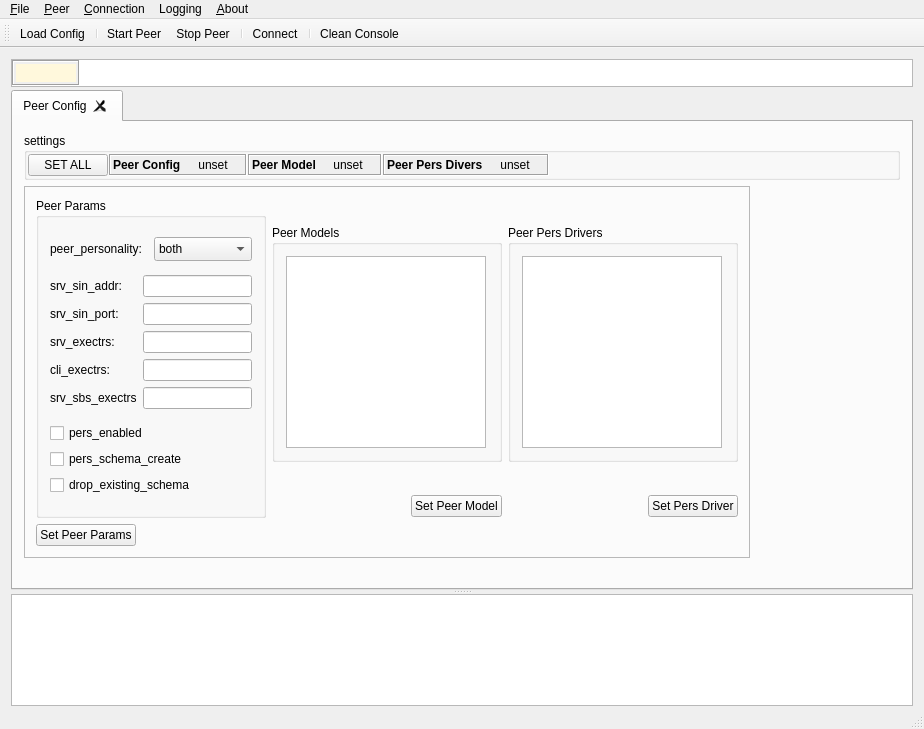
<?xml version="1.0" encoding="UTF-8"?>
<ui version="4.0">
 <class>vlg_toolkit_MainWindow</class>
 <widget class="QMainWindow" name="vlg_toolkit_MainWindow">
  <property name="geometry">
   <rect>
    <x>0</x>
    <y>0</y>
    <width>924</width>
    <height>729</height>
   </rect>
  </property>
  <property name="sizePolicy">
   <sizepolicy hsizetype="Expanding" vsizetype="Preferred">
    <horstretch>0</horstretch>
    <verstretch>0</verstretch>
   </sizepolicy>
  </property>
  <property name="windowTitle">
   <string>vlg_TOOLKIT</string>
  </property>
  <property name="windowIcon">
   <iconset resource="tkt_prj_res.qrc">
    <normaloff>:/icon/icons/settings.png</normaloff>:/icon/icons/settings.png</iconset>
  </property>
  <property name="iconSize">
   <size>
    <width>32</width>
    <height>32</height>
   </size>
  </property>
  <widget class="QWidget" name="centralWidget">
   <layout class="QVBoxLayout" name="verticalLayout_2">
    <property name="spacing">
     <number>3</number>
    </property>
    <property name="bottomMargin">
     <number>1</number>
    </property>
    <item>
     <widget class="QFrame" name="frame_2">
      <property name="frameShape">
       <enum>QFrame::StyledPanel</enum>
      </property>
      <property name="frameShadow">
       <enum>QFrame::Raised</enum>
      </property>
      <property name="lineWidth">
       <number>0</number>
      </property>
      <layout class="QHBoxLayout" name="horizontalLayout_9">
       <property name="spacing">
        <number>0</number>
       </property>
       <property name="leftMargin">
        <number>0</number>
       </property>
       <property name="topMargin">
        <number>0</number>
       </property>
       <property name="rightMargin">
        <number>0</number>
       </property>
       <property name="bottomMargin">
        <number>0</number>
       </property>
       <item>
        <widget class="QFrame" name="peer_Status">
         <property name="sizePolicy">
          <sizepolicy hsizetype="Fixed" vsizetype="Fixed">
           <horstretch>0</horstretch>
           <verstretch>0</verstretch>
          </sizepolicy>
         </property>
         <property name="autoFillBackground">
          <bool>true</bool>
         </property>
         <property name="frameShape">
          <enum>QFrame::Box</enum>
         </property>
         <property name="frameShadow">
          <enum>QFrame::Sunken</enum>
         </property>
         <layout class="QHBoxLayout" name="horizontalLayout">
          <property name="spacing">
           <number>2</number>
          </property>
          <property name="leftMargin">
           <number>2</number>
          </property>
          <property name="topMargin">
           <number>2</number>
          </property>
          <property name="rightMargin">
           <number>2</number>
          </property>
          <property name="bottomMargin">
           <number>2</number>
          </property>
          <item>
           <widget class="QLabel" name="peer_status_label_display">
            <property name="sizePolicy">
             <sizepolicy hsizetype="Fixed" vsizetype="Fixed">
              <horstretch>0</horstretch>
              <verstretch>0</verstretch>
             </sizepolicy>
            </property>
            <property name="minimumSize">
             <size>
              <width>60</width>
              <height>0</height>
             </size>
            </property>
            <property name="font">
             <font>
              <pointsize>12</pointsize>
              <weight>50</weight>
              <bold>false</bold>
             </font>
            </property>
            <property name="styleSheet">
             <string notr="true">background-color  : Cornsilk ; color : black;</string>
            </property>
            <property name="lineWidth">
             <number>0</number>
            </property>
            <property name="text">
             <string/>
            </property>
            <property name="alignment">
             <set>Qt::AlignCenter</set>
            </property>
            <property name="margin">
             <number>0</number>
            </property>
           </widget>
          </item>
         </layout>
        </widget>
       </item>
       <item>
        <widget class="QLabel" name="main_info_label">
         <property name="styleSheet">
          <string notr="true">background-color  : White  ; color : black;</string>
         </property>
         <property name="text">
          <string/>
         </property>
        </widget>
       </item>
      </layout>
     </widget>
    </item>
    <item>
     <widget class="QSplitter" name="splitter">
      <property name="orientation">
       <enum>Qt::Vertical</enum>
      </property>
      <widget class="QTabWidget" name="peer_Tab">
       <property name="minimumSize">
        <size>
         <width>0</width>
         <height>500</height>
        </size>
       </property>
       <property name="currentIndex">
        <number>0</number>
       </property>
       <property name="tabsClosable">
        <bool>true</bool>
       </property>
       <widget class="QWidget" name="peer_config">
        <attribute name="icon">
         <iconset resource="tkt_prj_res.qrc">
          <normaloff>:/icon/icons/gear-b.png</normaloff>:/icon/icons/gear-b.png</iconset>
        </attribute>
        <attribute name="title">
         <string>Peer Config</string>
        </attribute>
        <layout class="QVBoxLayout" name="verticalLayout_6">
         <item>
          <widget class="QGroupBox" name="groupBox_4">
           <property name="font">
            <font>
             <kerning>true</kerning>
            </font>
           </property>
           <property name="title">
            <string>settings</string>
           </property>
           <layout class="QHBoxLayout" name="horizontalLayout_11">
            <property name="spacing">
             <number>1</number>
            </property>
            <property name="leftMargin">
             <number>1</number>
            </property>
            <property name="topMargin">
             <number>1</number>
            </property>
            <property name="rightMargin">
             <number>1</number>
            </property>
            <property name="bottomMargin">
             <number>1</number>
            </property>
            <item>
             <widget class="QPushButton" name="set_peer_cfg_all_button">
              <property name="styleSheet">
               <string notr="true"/>
              </property>
              <property name="text">
               <string>SET ALL</string>
              </property>
              <property name="icon">
               <iconset>
                <normaloff>:/icon/icons/checkmark-circled.png</normaloff>:/icon/icons/checkmark-circled.png</iconset>
              </property>
             </widget>
            </item>
            <item>
             <widget class="QFrame" name="peer_Status_4">
              <property name="sizePolicy">
               <sizepolicy hsizetype="Fixed" vsizetype="Fixed">
                <horstretch>0</horstretch>
                <verstretch>0</verstretch>
               </sizepolicy>
              </property>
              <property name="autoFillBackground">
               <bool>true</bool>
              </property>
              <property name="frameShape">
               <enum>QFrame::Box</enum>
              </property>
              <property name="frameShadow">
               <enum>QFrame::Sunken</enum>
              </property>
              <layout class="QHBoxLayout" name="horizontalLayout_8">
               <property name="spacing">
                <number>2</number>
               </property>
               <property name="leftMargin">
                <number>2</number>
               </property>
               <property name="topMargin">
                <number>2</number>
               </property>
               <property name="rightMargin">
                <number>2</number>
               </property>
               <property name="bottomMargin">
                <number>2</number>
               </property>
               <item>
                <widget class="QLabel" name="peer_status_label_4">
                 <property name="sizePolicy">
                  <sizepolicy hsizetype="Preferred" vsizetype="Preferred">
                   <horstretch>0</horstretch>
                   <verstretch>0</verstretch>
                  </sizepolicy>
                 </property>
                 <property name="minimumSize">
                  <size>
                   <width>0</width>
                   <height>0</height>
                  </size>
                 </property>
                 <property name="font">
                  <font>
                   <weight>75</weight>
                   <bold>true</bold>
                  </font>
                 </property>
                 <property name="text">
                  <string>Peer Config</string>
                 </property>
                </widget>
               </item>
               <item>
                <widget class="QLabel" name="peer_cfg_status_label">
                 <property name="sizePolicy">
                  <sizepolicy hsizetype="Fixed" vsizetype="Fixed">
                   <horstretch>0</horstretch>
                   <verstretch>0</verstretch>
                  </sizepolicy>
                 </property>
                 <property name="minimumSize">
                  <size>
                   <width>60</width>
                   <height>0</height>
                  </size>
                 </property>
                 <property name="styleSheet">
                  <string notr="true">background-color : light grey; color : black;</string>
                 </property>
                 <property name="text">
                  <string>unset</string>
                 </property>
                 <property name="alignment">
                  <set>Qt::AlignCenter</set>
                 </property>
                 <property name="margin">
                  <number>0</number>
                 </property>
                </widget>
               </item>
              </layout>
             </widget>
            </item>
            <item>
             <widget class="QFrame" name="peer_Status_3">
              <property name="sizePolicy">
               <sizepolicy hsizetype="Fixed" vsizetype="Fixed">
                <horstretch>0</horstretch>
                <verstretch>0</verstretch>
               </sizepolicy>
              </property>
              <property name="autoFillBackground">
               <bool>true</bool>
              </property>
              <property name="frameShape">
               <enum>QFrame::Box</enum>
              </property>
              <property name="frameShadow">
               <enum>QFrame::Sunken</enum>
              </property>
              <layout class="QHBoxLayout" name="horizontalLayout_7">
               <property name="spacing">
                <number>2</number>
               </property>
               <property name="leftMargin">
                <number>2</number>
               </property>
               <property name="topMargin">
                <number>2</number>
               </property>
               <property name="rightMargin">
                <number>2</number>
               </property>
               <property name="bottomMargin">
                <number>2</number>
               </property>
               <item>
                <widget class="QLabel" name="peer_status_label_3">
                 <property name="sizePolicy">
                  <sizepolicy hsizetype="Preferred" vsizetype="Preferred">
                   <horstretch>0</horstretch>
                   <verstretch>0</verstretch>
                  </sizepolicy>
                 </property>
                 <property name="minimumSize">
                  <size>
                   <width>0</width>
                   <height>0</height>
                  </size>
                 </property>
                 <property name="font">
                  <font>
                   <weight>75</weight>
                   <bold>true</bold>
                  </font>
                 </property>
                 <property name="text">
                  <string>Peer Model</string>
                 </property>
                </widget>
               </item>
               <item>
                <widget class="QLabel" name="peer_model_label_status">
                 <property name="sizePolicy">
                  <sizepolicy hsizetype="Fixed" vsizetype="Fixed">
                   <horstretch>0</horstretch>
                   <verstretch>0</verstretch>
                  </sizepolicy>
                 </property>
                 <property name="minimumSize">
                  <size>
                   <width>60</width>
                   <height>0</height>
                  </size>
                 </property>
                 <property name="styleSheet">
                  <string notr="true">background-color : light grey; color : black;</string>
                 </property>
                 <property name="text">
                  <string>unset</string>
                 </property>
                 <property name="alignment">
                  <set>Qt::AlignCenter</set>
                 </property>
                 <property name="margin">
                  <number>0</number>
                 </property>
                </widget>
               </item>
              </layout>
             </widget>
            </item>
            <item>
             <widget class="QFrame" name="peer_Status_2">
              <property name="sizePolicy">
               <sizepolicy hsizetype="Fixed" vsizetype="Fixed">
                <horstretch>0</horstretch>
                <verstretch>0</verstretch>
               </sizepolicy>
              </property>
              <property name="autoFillBackground">
               <bool>true</bool>
              </property>
              <property name="frameShape">
               <enum>QFrame::Box</enum>
              </property>
              <property name="frameShadow">
               <enum>QFrame::Sunken</enum>
              </property>
              <layout class="QHBoxLayout" name="horizontalLayout_6">
               <property name="spacing">
                <number>2</number>
               </property>
               <property name="leftMargin">
                <number>2</number>
               </property>
               <property name="topMargin">
                <number>2</number>
               </property>
               <property name="rightMargin">
                <number>2</number>
               </property>
               <property name="bottomMargin">
                <number>2</number>
               </property>
               <item>
                <widget class="QLabel" name="peer_status_label_2">
                 <property name="sizePolicy">
                  <sizepolicy hsizetype="Preferred" vsizetype="Preferred">
                   <horstretch>0</horstretch>
                   <verstretch>0</verstretch>
                  </sizepolicy>
                 </property>
                 <property name="minimumSize">
                  <size>
                   <width>0</width>
                   <height>0</height>
                  </size>
                 </property>
                 <property name="font">
                  <font>
                   <weight>75</weight>
                   <bold>true</bold>
                  </font>
                 </property>
                 <property name="text">
                  <string>Peer Pers Divers</string>
                 </property>
                </widget>
               </item>
               <item>
                <widget class="QLabel" name="peer_pers_driv_status_label">
                 <property name="sizePolicy">
                  <sizepolicy hsizetype="Fixed" vsizetype="Fixed">
                   <horstretch>0</horstretch>
                   <verstretch>0</verstretch>
                  </sizepolicy>
                 </property>
                 <property name="minimumSize">
                  <size>
                   <width>60</width>
                   <height>0</height>
                  </size>
                 </property>
                 <property name="styleSheet">
                  <string notr="true">background-color : light grey; color : black;</string>
                 </property>
                 <property name="text">
                  <string>unset</string>
                 </property>
                 <property name="alignment">
                  <set>Qt::AlignCenter</set>
                 </property>
                 <property name="margin">
                  <number>0</number>
                 </property>
                </widget>
               </item>
              </layout>
             </widget>
            </item>
            <item>
             <spacer name="horizontalSpacer_4">
              <property name="orientation">
               <enum>Qt::Horizontal</enum>
              </property>
              <property name="sizeHint" stdset="0">
               <size>
                <width>40</width>
                <height>20</height>
               </size>
              </property>
             </spacer>
            </item>
           </layout>
          </widget>
         </item>
         <item>
          <widget class="QFrame" name="frame">
           <property name="sizePolicy">
            <sizepolicy hsizetype="Fixed" vsizetype="Expanding">
             <horstretch>0</horstretch>
             <verstretch>0</verstretch>
            </sizepolicy>
           </property>
           <property name="frameShape">
            <enum>QFrame::StyledPanel</enum>
           </property>
           <property name="frameShadow">
            <enum>QFrame::Raised</enum>
           </property>
           <layout class="QHBoxLayout" name="horizontalLayout_5">
            <item>
             <layout class="QVBoxLayout" name="verticalLayout">
              <item>
               <widget class="QGroupBox" name="groupBox">
                <property name="sizePolicy">
                 <sizepolicy hsizetype="Fixed" vsizetype="Fixed">
                  <horstretch>0</horstretch>
                  <verstretch>0</verstretch>
                 </sizepolicy>
                </property>
                <property name="minimumSize">
                 <size>
                  <width>230</width>
                  <height>320</height>
                 </size>
                </property>
                <property name="title">
                 <string>Peer Params</string>
                </property>
                <layout class="QVBoxLayout" name="verticalLayout_9">
                 <item>
                  <layout class="QHBoxLayout" name="horizontalLayout_2">
                   <item>
                    <widget class="QLabel" name="label_5">
                     <property name="text">
                      <string>peer_personality:</string>
                     </property>
                    </widget>
                   </item>
                   <item>
                    <widget class="QComboBox" name="pp_cfg_peer_personality">
                     <property name="whatsThis">
                      <string>&lt;html&gt;&lt;head/&gt;&lt;body&gt;&lt;p&gt;&lt;br/&gt;&lt;/p&gt;&lt;/body&gt;&lt;/html&gt;</string>
                     </property>
                     <property name="currentText">
                      <string>both</string>
                     </property>
                     <property name="currentIndex">
                      <number>2</number>
                     </property>
                     <property name="maxVisibleItems">
                      <number>10</number>
                     </property>
                     <property name="sizeAdjustPolicy">
                      <enum>QComboBox::AdjustToMinimumContentsLengthWithIcon</enum>
                     </property>
                     <item>
                      <property name="text">
                       <string>pure client</string>
                      </property>
                     </item>
                     <item>
                      <property name="text">
                       <string>pure server</string>
                      </property>
                     </item>
                     <item>
                      <property name="text">
                       <string>both</string>
                      </property>
                     </item>
                    </widget>
                   </item>
                  </layout>
                 </item>
                 <item>
                  <layout class="QGridLayout" name="gridLayout">
                   <item row="1" column="1">
                    <widget class="QLineEdit" name="pp_cfg_srv_sin_port"/>
                   </item>
                   <item row="0" column="1">
                    <widget class="QLineEdit" name="pp_cfg_srv_sin_addr"/>
                   </item>
                   <item row="0" column="0">
                    <widget class="QLabel" name="label_2">
                     <property name="text">
                      <string>srv_sin_addr:</string>
                     </property>
                     <property name="buddy">
                      <cstring>pp_cfg_srv_sin_addr</cstring>
                     </property>
                    </widget>
                   </item>
                   <item row="1" column="0">
                    <widget class="QLabel" name="label_3">
                     <property name="text">
                      <string>srv_sin_port:</string>
                     </property>
                     <property name="buddy">
                      <cstring>pp_cfg_srv_sin_port</cstring>
                     </property>
                    </widget>
                   </item>
                   <item row="2" column="1">
                    <widget class="QLineEdit" name="pp_cfg_srv_exectrs"/>
                   </item>
                   <item row="2" column="0">
                    <widget class="QLabel" name="label_4">
                     <property name="text">
                      <string>srv_exectrs:</string>
                     </property>
                     <property name="buddy">
                      <cstring>pp_cfg_srv_exectrs</cstring>
                     </property>
                    </widget>
                   </item>
                   <item row="3" column="1">
                    <widget class="QLineEdit" name="pp_cfg_cli_exectrs"/>
                   </item>
                   <item row="3" column="0">
                    <widget class="QLabel" name="label">
                     <property name="text">
                      <string>cli_exectrs:</string>
                     </property>
                     <property name="buddy">
                      <cstring>pp_cfg_cli_exectrs</cstring>
                     </property>
                    </widget>
                   </item>
                   <item row="4" column="0">
                    <widget class="QLabel" name="label_9">
                     <property name="text">
                      <string>srv_sbs_exectrs</string>
                     </property>
                     <property name="buddy">
                      <cstring>pp_cfg_srv_sbs_exectrs</cstring>
                     </property>
                    </widget>
                   </item>
                   <item row="4" column="1">
                    <widget class="QLineEdit" name="pp_cfg_srv_sbs_exectrs"/>
                   </item>
                  </layout>
                 </item>
                 <item>
                  <layout class="QVBoxLayout" name="verticalLayout_4">
                   <item>
                    <widget class="QCheckBox" name="pp_cfg_pers_enabled">
                     <property name="text">
                      <string>pers_enabled</string>
                     </property>
                    </widget>
                   </item>
                   <item>
                    <widget class="QCheckBox" name="pp_cfg_pers_schema_create">
                     <property name="text">
                      <string>pers_schema_create</string>
                     </property>
                    </widget>
                   </item>
                   <item>
                    <widget class="QCheckBox" name="pp_cfg_drop_existing_schema">
                     <property name="text">
                      <string>drop_existing_schema</string>
                     </property>
                    </widget>
                   </item>
                  </layout>
                 </item>
                </layout>
               </widget>
              </item>
              <item>
               <widget class="QPushButton" name="set_peer_params_button">
                <property name="sizePolicy">
                 <sizepolicy hsizetype="Fixed" vsizetype="Fixed">
                  <horstretch>0</horstretch>
                  <verstretch>0</verstretch>
                 </sizepolicy>
                </property>
                <property name="text">
                 <string>Set Peer Params</string>
                </property>
               </widget>
              </item>
             </layout>
            </item>
            <item>
             <layout class="QVBoxLayout" name="verticalLayout_3">
              <item>
               <widget class="QGroupBox" name="groupBox_2">
                <property name="sizePolicy">
                 <sizepolicy hsizetype="Fixed" vsizetype="Fixed">
                  <horstretch>0</horstretch>
                  <verstretch>0</verstretch>
                 </sizepolicy>
                </property>
                <property name="minimumSize">
                 <size>
                  <width>230</width>
                  <height>100</height>
                 </size>
                </property>
                <property name="title">
                 <string>Peer Models</string>
                </property>
                <layout class="QVBoxLayout" name="verticalLayout_7">
                 <item>
                  <widget class="QListView" name="peer_cfg_view_list_vlgmodel">
                   <property name="sizePolicy">
                    <sizepolicy hsizetype="Fixed" vsizetype="Fixed">
                     <horstretch>0</horstretch>
                     <verstretch>0</verstretch>
                    </sizepolicy>
                   </property>
                   <property name="maximumSize">
                    <size>
                     <width>200</width>
                     <height>500</height>
                    </size>
                   </property>
                  </widget>
                 </item>
                </layout>
               </widget>
              </item>
              <item>
               <layout class="QHBoxLayout" name="horizontalLayout_3">
                <item>
                 <spacer name="horizontalSpacer">
                  <property name="orientation">
                   <enum>Qt::Horizontal</enum>
                  </property>
                  <property name="sizeHint" stdset="0">
                   <size>
                    <width>40</width>
                    <height>20</height>
                   </size>
                  </property>
                 </spacer>
                </item>
                <item>
                 <widget class="QPushButton" name="update_peer_model_button">
                  <property name="sizePolicy">
                   <sizepolicy hsizetype="Fixed" vsizetype="Fixed">
                    <horstretch>0</horstretch>
                    <verstretch>0</verstretch>
                   </sizepolicy>
                  </property>
                  <property name="text">
                   <string>Set Peer Model</string>
                  </property>
                 </widget>
                </item>
               </layout>
              </item>
             </layout>
            </item>
            <item>
             <layout class="QVBoxLayout" name="verticalLayout_5">
              <item>
               <widget class="QGroupBox" name="groupBox_3">
                <property name="sizePolicy">
                 <sizepolicy hsizetype="Fixed" vsizetype="Fixed">
                  <horstretch>0</horstretch>
                  <verstretch>0</verstretch>
                 </sizepolicy>
                </property>
                <property name="minimumSize">
                 <size>
                  <width>230</width>
                  <height>100</height>
                 </size>
                </property>
                <property name="title">
                 <string>Peer Pers Drivers</string>
                </property>
                <layout class="QVBoxLayout" name="verticalLayout_8">
                 <item>
                  <widget class="QListView" name="peer_cfg_view_list_vlgpersdriv">
                   <property name="sizePolicy">
                    <sizepolicy hsizetype="Fixed" vsizetype="Fixed">
                     <horstretch>0</horstretch>
                     <verstretch>0</verstretch>
                    </sizepolicy>
                   </property>
                   <property name="maximumSize">
                    <size>
                     <width>200</width>
                     <height>500</height>
                    </size>
                   </property>
                  </widget>
                 </item>
                </layout>
               </widget>
              </item>
              <item>
               <layout class="QHBoxLayout" name="horizontalLayout_4">
                <item>
                 <spacer name="horizontalSpacer_2">
                  <property name="orientation">
                   <enum>Qt::Horizontal</enum>
                  </property>
                  <property name="sizeHint" stdset="0">
                   <size>
                    <width>40</width>
                    <height>20</height>
                   </size>
                  </property>
                 </spacer>
                </item>
                <item>
                 <widget class="QPushButton" name="set_pers_driver_button">
                  <property name="sizePolicy">
                   <sizepolicy hsizetype="Fixed" vsizetype="Fixed">
                    <horstretch>0</horstretch>
                    <verstretch>0</verstretch>
                   </sizepolicy>
                  </property>
                  <property name="text">
                   <string>Set Pers Driver</string>
                  </property>
                 </widget>
                </item>
               </layout>
              </item>
             </layout>
            </item>
           </layout>
          </widget>
         </item>
         <item>
          <spacer name="verticalSpacer">
           <property name="orientation">
            <enum>Qt::Vertical</enum>
           </property>
           <property name="sizeHint" stdset="0">
            <size>
             <width>20</width>
             <height>40</height>
            </size>
           </property>
          </spacer>
         </item>
        </layout>
       </widget>
      </widget>
      <widget class="QPlainTextEdit" name="logr_apnd_plainTextEdit">
       <property name="font">
        <font>
         <family>Lucida Console</family>
         <pointsize>8</pointsize>
         <stylestrategy>NoAntialias</stylestrategy>
        </font>
       </property>
       <property name="styleSheet">
        <string notr="true"/>
       </property>
       <property name="lineWidth">
        <number>0</number>
       </property>
       <property name="readOnly">
        <bool>true</bool>
       </property>
       <property name="maximumBlockCount">
        <number>-1</number>
       </property>
       <property name="centerOnScroll">
        <bool>false</bool>
       </property>
      </widget>
     </widget>
    </item>
   </layout>
  </widget>
  <widget class="QMenuBar" name="menuBar">
   <property name="geometry">
    <rect>
     <x>0</x>
     <y>0</y>
     <width>924</width>
     <height>21</height>
    </rect>
   </property>
   <widget class="QMenu" name="menu_File">
    <property name="geometry">
     <rect>
      <x>339</x>
      <y>100</y>
      <width>174</width>
      <height>98</height>
     </rect>
    </property>
    <property name="title">
     <string>&amp;File</string>
    </property>
    <addaction name="action_Load_Config"/>
    <addaction name="separator"/>
    <addaction name="action_Exit"/>
   </widget>
   <widget class="QMenu" name="menuConnection">
    <property name="title">
     <string>&amp;Connection</string>
    </property>
    <addaction name="separator"/>
    <addaction name="actionConnect"/>
   </widget>
   <widget class="QMenu" name="menuAbout">
    <property name="title">
     <string>&amp;About</string>
    </property>
   </widget>
   <widget class="QMenu" name="menuPeer">
    <property name="title">
     <string>&amp;Peer</string>
    </property>
    <addaction name="separator"/>
    <addaction name="action_Start_Peer"/>
    <addaction name="action_Stop_Peer"/>
   </widget>
   <widget class="QMenu" name="menuLog">
    <property name="title">
     <string>Logging</string>
    </property>
    <addaction name="actionLow"/>
    <addaction name="actionTrace"/>
    <addaction name="actionDebug"/>
    <addaction name="actionInfo"/>
    <addaction name="actionWarning"/>
    <addaction name="actionError"/>
    <addaction name="actionCritical"/>
    <addaction name="actionFatal"/>
    <addaction name="separator"/>
    <addaction name="actionClean_Console"/>
   </widget>
   <addaction name="menu_File"/>
   <addaction name="menuPeer"/>
   <addaction name="menuConnection"/>
   <addaction name="menuLog"/>
   <addaction name="menuAbout"/>
  </widget>
  <widget class="QToolBar" name="mainToolBar">
   <attribute name="toolBarArea">
    <enum>TopToolBarArea</enum>
   </attribute>
   <attribute name="toolBarBreak">
    <bool>false</bool>
   </attribute>
   <addaction name="action_Load_Config"/>
   <addaction name="separator"/>
   <addaction name="action_Start_Peer"/>
   <addaction name="action_Stop_Peer"/>
   <addaction name="separator"/>
   <addaction name="actionConnect"/>
   <addaction name="separator"/>
   <addaction name="actionClean_Console"/>
  </widget>
  <widget class="QStatusBar" name="statusBar"/>
  <action name="action_Load_Config">
   <property name="icon">
    <iconset resource="tkt_prj_res.qrc">
     <normaloff>:/icon/icons/gear-b.png</normaloff>:/icon/icons/gear-b.png</iconset>
   </property>
   <property name="text">
    <string>&amp;Load Config</string>
   </property>
  </action>
  <action name="action_Exit">
   <property name="icon">
    <iconset resource="tkt_prj_res.qrc">
     <normaloff>:/icon/icons/log-out.png</normaloff>:/icon/icons/log-out.png</iconset>
   </property>
   <property name="text">
    <string>&amp;Exit</string>
   </property>
  </action>
  <action name="actionConnect">
   <property name="icon">
    <iconset resource="tkt_prj_res.qrc">
     <normaloff>:/icon/icons/flash.png</normaloff>:/icon/icons/flash.png</iconset>
   </property>
   <property name="text">
    <string>&amp;Connect</string>
   </property>
   <property name="statusTip">
    <string>Connect to peer</string>
   </property>
  </action>
  <action name="action_Start_Peer">
   <property name="icon">
    <iconset resource="tkt_prj_res.qrc">
     <normaloff>:/icon/icons/play.png</normaloff>:/icon/icons/play.png</iconset>
   </property>
   <property name="text">
    <string>&amp;Start Peer</string>
   </property>
  </action>
  <action name="action_Stop_Peer">
   <property name="icon">
    <iconset resource="tkt_prj_res.qrc">
     <normaloff>:/icon/icons/stop.png</normaloff>:/icon/icons/stop.png</iconset>
   </property>
   <property name="text">
    <string>S&amp;top Peer</string>
   </property>
  </action>
  <action name="actionTrace">
   <property name="text">
    <string>Trace</string>
   </property>
  </action>
  <action name="actionDebug">
   <property name="text">
    <string>Debug</string>
   </property>
  </action>
  <action name="actionInfo">
   <property name="text">
    <string>Info</string>
   </property>
  </action>
  <action name="actionWarning">
   <property name="text">
    <string>Warning</string>
   </property>
  </action>
  <action name="actionError">
   <property name="text">
    <string>Error</string>
   </property>
  </action>
  <action name="actionCritical">
   <property name="text">
    <string>Critical</string>
   </property>
  </action>
  <action name="actionFatal">
   <property name="text">
    <string>Fatal</string>
   </property>
  </action>
  <action name="actionClean_Console">
   <property name="icon">
    <iconset resource="tkt_prj_res.qrc">
     <normaloff>:/icon/icons/trash-b.png</normaloff>:/icon/icons/trash-b.png</iconset>
   </property>
   <property name="text">
    <string>Clean Console</string>
   </property>
  </action>
  <action name="actionLow">
   <property name="text">
    <string>Low</string>
   </property>
  </action>
 </widget>
 <layoutdefault spacing="6" margin="11"/>
 <resources>
  <include location="tkt_prj_res.qrc"/>
 </resources>
 <connections/>
</ui>
